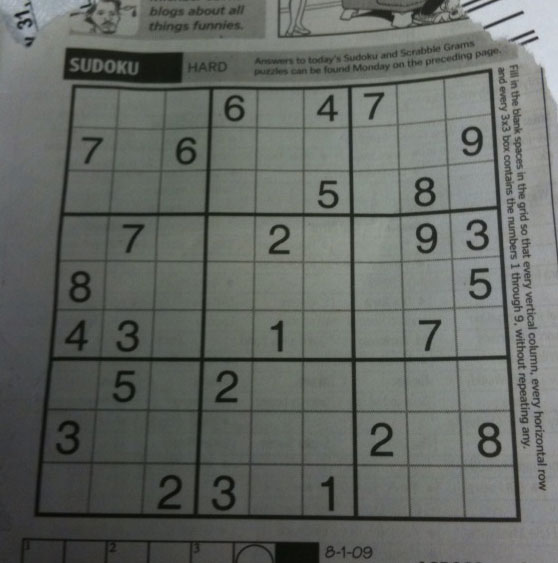
#> input picture hough transform/sudoku.png, 558 x 563 px
$ python hough_line.py
#> lines starting #> are read from the running program, lines starting #| are printed output that depends on the picture; after the words box and inside, x2 and y2 are one past the last pixel; in counts of white or black regions, pixels touching at a corner belong together
import numpy as np
import cv2

#READ IMAGE
img=cv2.imread('sudoku.png',cv2.IMREAD_COLOR) #if i use 1(cv2.imread_color)it gives same result
#> img is the input picture: shape (563, 558, 3); mean B, G, R 99.5, 104.1, 100
#CONVERT TO GRAYSCALE IMAGE
gray=cv2.cvtColor(img,cv2.COLOR_RGB2GRAY)
#FINF THE IMAGE EDGE WITH CANNY DETECTOR
edges=cv2.Canny(gray,50,150)
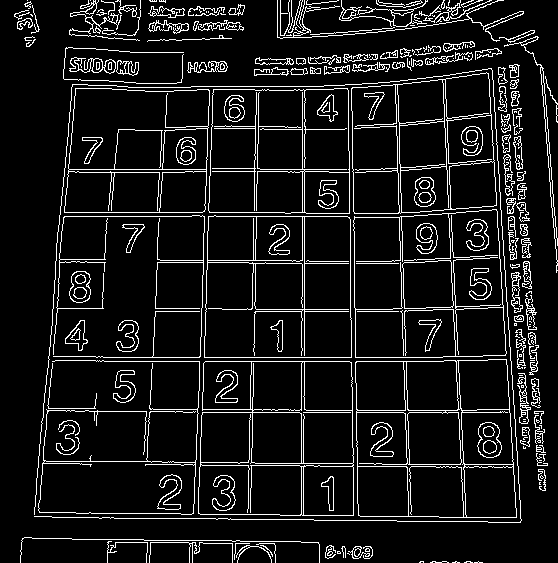
#> edges: shape (563, 558); 9.4% white in thin lines or dots
cv2.imshow('edge',edges)
#DETECT LINES
lines=cv2.HoughLinesP(edges,1,np.pi/180,100, minLineLength=100,maxLineGap=10)
#> lines = 79 rows, first 6: [59, 216, 354, 216], [96, 357, 442, 357], [96, 361, 443, 361], [304, 418, 304, 86], [206, 290, 213, 86], [175, 412, 543, 412]
for line in lines:
    x1,y1,x2,y2=line[0]
    cv2.line(img,(x1,y1),(x2,y2),(0,255,0),3)
#> this loop made 79 passes
#> (x1, y1, x2, y2) on passes 1 to 12: (59, 216, 354, 216), (96, 357, 442, 357), (96, 361, 443, 361), (304, 418, 304, 86), (206, 290, 213, 86), (175, 412, 543, 412), (447, 182, 461, 467), (401, 209, 408, 437), (196, 459, 203, 244), (60, 212, 305, 212), (249, 469, 251, 362), (352, 124, 354, 275)
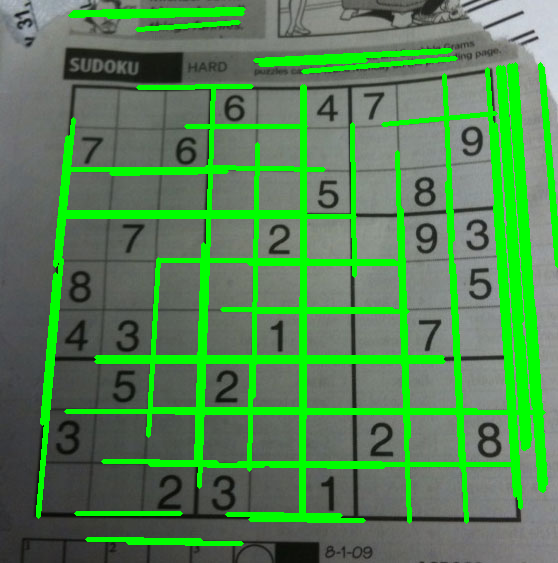
#> img: shape (563, 558, 3); 17.45% of pixels changed, all inside (x1, y1, x2, y2) = (36, 7, 558, 546)

#SHOW IMAGE
cv2.imshow('image',img)

cv2.waitKey(0)
cv2.destroyAllWindows()

$ run again, with hough transform/r.PNG copied over hough transform/sudoku.png
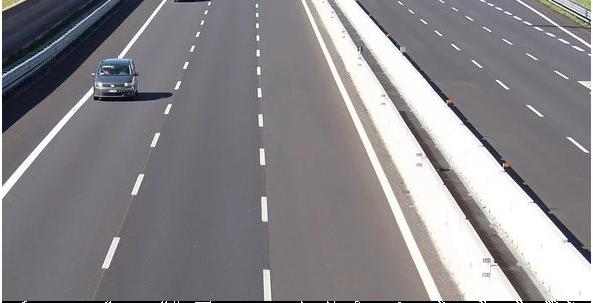
#> input picture hough transform/r.PNG, 593 x 303 px
#> img is the input picture: shape (303, 593, 3); mean B, G, R 138.5, 134.8, 137.5
#> `edges=cv2.Canny(gray,50,150)`:
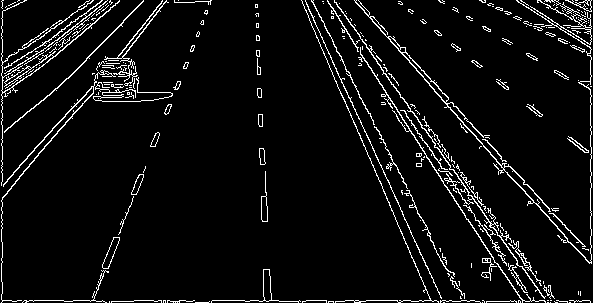
#> edges: shape (303, 593); 5.9% white in thin lines or dots
#> lines = 25 rows, first 6: [2, 300, 102, 300], [396, 88, 544, 298], [339, 20, 522, 302], [355, 2, 504, 167], [397, 301, 590, 301], [311, 0, 430, 234]
#> the loop `for line in lines:` made 25 passes
#> after the loop `for line in lines:`:
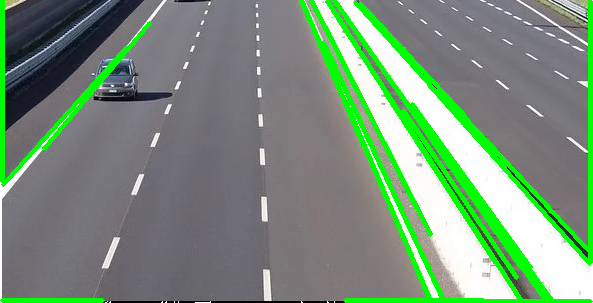
#> img: shape (303, 593, 3); 10.41% of pixels changed, all inside (x1, y1, x2, y2) = (0, 0, 593, 303)
